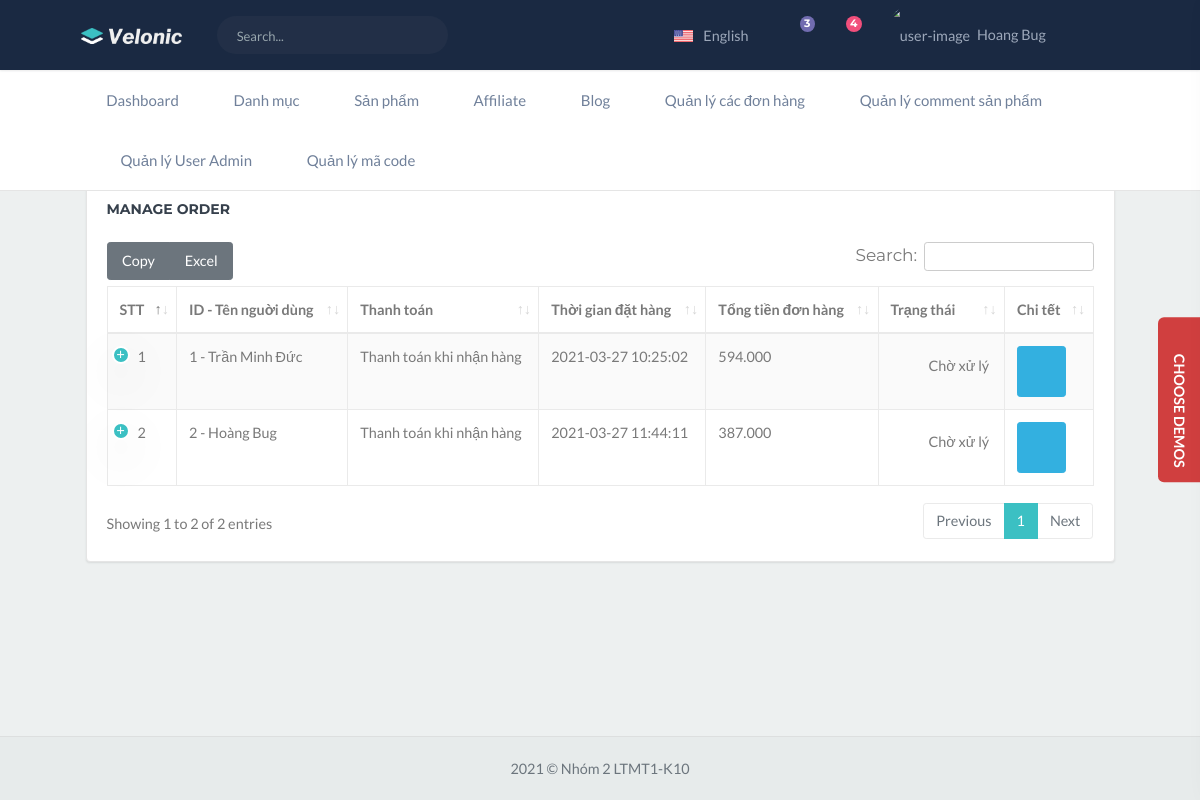
The page /admin/index.php?page=manage_orders&method=viewsManageOrders&status=1 (signed in) on the database its author committed.
### tables this page shows
CREATE TABLE `tbl_decentralization` (
  `id` int(11) NOT NULL,
  `title` varchar(250) NOT NULL,
  `decentralization` text NOT NULL,
  `status` tinyint(2) NOT NULL DEFAULT 1,
  `created_at` datetime NOT NULL DEFAULT current_timestamp(),
  `updated_at` datetime NOT NULL DEFAULT current_timestamp()
);

CREATE TABLE `tbl_orders` (
  `id` int(11) NOT NULL,
  `member_id` int(11) NOT NULL,
  `note` text DEFAULT NULL,
  `total_money` double NOT NULL COMMENT 'tổn tiền đơn hàng',
  `ship_method` tinyint(4) NOT NULL,
  `pay_method` tinyint(4) NOT NULL,
  `date_order` datetime NOT NULL DEFAULT current_timestamp(),
  `status` tinyint(2) NOT NULL DEFAULT 1 COMMENT 'mặc địh chờ xác nhận',
  `updated_at` datetime NOT NULL DEFAULT current_timestamp()
);

CREATE TABLE `tbl_member` (
  `id` int(11) NOT NULL,
  `name` varchar(150) NOT NULL,
  `avatar` varchar(150) NOT NULL,
  `email` varchar(150) NOT NULL,
  `phone` varchar(11) NOT NULL,
  `password` varchar(150) DEFAULT NULL,
  `address` varchar(150) NOT NULL,
  `point` double NOT NULL COMMENT 'Điểm tích lũy khi mua hàng',
  `status` tinyint(1) NOT NULL DEFAULT 1,
  `created_at` datetime NOT NULL DEFAULT current_timestamp(),
  `updated_at` datetime NOT NULL DEFAULT current_timestamp()
);

### config/myconfig.php (called while the page is built, shortened)
<?php
	class Connect
	{
		private $dns = "mysql:host=localhost;dbname=website_docongso";
		private $user = "root";
		private $pass = "";
		function __construct()
		{
			try{
				$this->pdo = new PDO($this->dns, $this->user, $this->pass);
				$this->pdo->query("SET NAMES utf8");
			}catch(PDOException $e){
				echo $e->getMessage();
				exit();
			}
		}
	}
?>

### admin/model/adminDecentralizationModel.php (called while the page is built, shortened)
<?php
    if(isset($useAjax)){
        include_once '../../../config/myconfig.php';
    }else{
    include_once '../config/myconfig.php';
    }
    class adminDecentralizationModel extends Connect
    {
        function __construct()
        {
            parent::__construct();
        }
        protected function selectDecentralization_m($user_id){
            $sql = "SELECT tbl_decentralization.id, tbl_decentralization.decentralization FROM tbl_decentralization_user, tbl_decentralization WHERE tbl_decentralization_user.decentralization_id = tbl_decentralization.id AND tbl_decentralization_user.user_id =:user_id";
            $result = $this->pdo->prepare($sql);
            $result->bindParam(":user_id", $user_id);
            $result->execute();
            return $result->fetchAll(PDO::FETCH_ASSOC);
        }
    }
?>

### admin/model/adminManageOrdersModel.php (called while the page is built, shortened)
<?php
if(isset($useAjax)){
    include_once '../../../config/myconfig.php';
}else{
    include_once '../config/myconfig.php';
}
class manageOrdersModel extends Connect{
    function __construct()
    {
        parent::__construct();
    }
    protected function selectOrderStatus_m($status){
        $sql = "SELECT tbl_orders.id, tbl_orders.member_id, tbl_orders.note, tbl_orders.total_money, tbl_orders.ship_method, tbl_orders.pay_method, tbl_orders.date_order, tbl_orders.status, tbl_orders.updated_at, tbl_member.name AS 'name_member' FROM tbl_orders, tbl_member WHERE tbl_orders.member_id = tbl_member.id AND tbl_orders.status =:status";
        $result = $this->pdo->prepare($sql);
        $result->bindParam(":status", $status);
        $result->execute();
        return $result->fetchAll(PDO::FETCH_ASSOC);
    }
}
?>

### admin/views/manage_orders/viewsManageOrders.php (the view, shortened to what this page needs)
<div class="row" style="margin-top: 50px;">
    <div class="col-12">
        <div class="card" id="databaseTable">
            <div class="card-body table-responsive" id="contentDatabase">
                <h4 class="m-t-0 header-title mb-4"><b>Manage Order</b></h4>
                <table id="datatable-buttons" class="table table-striped table-bordered dt-responsive nowrap" style="border-collapse: collapse; border-spacing: 0; width: 100%;">
                    <thead>
                        <tr>
                            <th>STT</th>
                            <th>ID - Tên nguời dùng</th>
                            <th>Thanh toán</th>
                            <th>Thời gian đặt hàng</th>
                            <th>Tổng tiền đơn hàng</th>
                            <th>Trạng thái</th>
                            <th>Chi tết</th>
                        </tr>
                    </thead>
                    <tbody>
                    <?php
                    $count = 1;
                    ?>
                        <?php
                if(isset($selectAllStatus) && !empty($selectAllStatus)){
                    foreach($selectAllStatus as $value){
                        ?>
                        <tr>
                            <td><?=$count++;?></td>
                            <td><?=$value['member_id'];?> - <?=$value['name_member'];?></td>
                            <td><?php if($value['pay_method'] == 2){echo "Shop xu";}elseif($value['pay_method'] == 3){echo "Ví AirPay";}elseif($value['pay_method'] == 4){echo "Thẻ tín dụng/ Ghi nợ";}else{echo "Thanh toán khi nhận hàng";}?></td>
                            <td><?=$value['date_order'];?></td>
                            <td><?=number_format($value['total_money'], 0, '', '.');?></td>
                            <td><?php if (($value['status']) == 1) {
                                        echo "<i class='ion ion-md-close-circle' style='color: red;font-size: 23px; padding: 10px; vertical-align: middle;'></i>Chờ xử lý";
                                    } elseif (($value['status']) == 2) {
                                        echo "<i class='ion ion-md-close-circle' style='color: lime;font-size: 23px; padding: 10px; vertical-align: middle;'></i>Đã hủy";
                                    }elseif (($value['status']) == 3) {
                                        echo "<i class='ion ion-md-checkmark-circle' style='color: lime;font-size: 23px; padding: 10px; vertical-align: middle;'></i>Đã xác nhận";
                                    }elseif (($value['status']) == 4) {
                                        echo "<i class='ion ion-md-checkmark-circle' style='color: lime;font-size: 23px; padding: 10px; vertical-align: middle;'></i>Chưa giao hàng";
                                    }elseif (($value['status']) == 5) {
                                        echo "<i class='ion ion-md-checkmark-circle' style='color: lime;font-size: 23px; padding: 10px; vertical-align: middle;'></i>Đang giao hàng";
                                    }elseif (($value['status']) == 6) {
                                        echo "<i class='ion ion-md-checkmark-circle' style='color: lime;font-size: 23px; padding: 10px; vertical-align: middle;'></i>Đã giao hàng";
                                    }elseif (($value['status']) == 7) {
                                        echo "<i class='ion ion-md-checkmark-circle' style='color: lime;font-size: 23px; padding: 10px; vertical-align: middle;'></i>Hoàn tất";
                                    }?></td>
                            <td><button type="button" class="btn btn-info viewManageOrder"  data-toggle="modal" data-target="#viewManageOrder" orders_id="<?=$value['id']?>" style="font-size: 23px;"><i class="ion-md-eye"></i></button></td>
                        </tr>
                        <?php
                    }
                }
                        ?>
                    </tbody>
                </table>
            </div>
        </div>
    </div>
</div>

### admin/views/layout/header.php (shortened to what this page needs)
<div class="navbar-custom">
    <div class="container-fluid">
        <ul class="list-unstyled topnav-menu float-right mb-0">
            <li class="dropdown d-none d-lg-block">
                <a class="nav-link dropdown-toggle mr-0 waves-effect waves-light" data-toggle="dropdown" href="#" role="button" aria-haspopup="false" aria-expanded="false">
                    <img src="assets\images\flags\us.jpg" alt="user-image" class="mr-2" height="12"> <span class="align-middle">English <i class="mdi mdi-chevron-down"></i> </span>
                </a>
            </li>
            <li class="dropdown notification-list">
                <a class="nav-link dropdown-toggle waves-effect waves-light" data-toggle="dropdown" href="#" role="button" aria-haspopup="false" aria-expanded="false">
                    <i class="mdi mdi-email-outline noti-icon"></i>
                    <span class="badge badge-purple rounded-circle noti-icon-badge">3</span>
                </a>
            </li>
            <li class="dropdown notification-list">
                <a class="nav-link dropdown-toggle  waves-effect waves-light" data-toggle="dropdown" href="#" role="button" aria-haspopup="false" aria-expanded="false">
                    <i class="mdi mdi-bell-outline noti-icon"></i>
                    <span class="badge badge-pink rounded-circle noti-icon-badge">4</span>
                </a>
            </li>
            <li class="dropdown notification-list">
                <a class="nav-link dropdown-toggle nav-user mr-0 waves-effect waves-light" data-toggle="dropdown" href="#" role="button" aria-haspopup="false" aria-expanded="false">
                    <img src="assets/images/users/<?php if (isset($_COOKIE['avatarUser'])) {
                                                        echo $_COOKIE['avatarUser'];
                                                    } ?>" alt="user-image" class="rounded-circle">
                    <span class="pro-user-name ml-1">
                        <?php if (isset($_COOKIE['nameUser'])) {
                            echo $_COOKIE['nameUser'];
                        } ?> <i class="mdi mdi-chevron-down"></i>
                    </span>
                </a>
            </li>
            <li class="dropdown notification-list">
                <a href="javascript:void(0);" class="nav-link right-bar-toggle waves-effect waves-light">
                    <i class="mdi mdi-settings-outline noti-icon"></i>
                </a>
            </li>
        </ul>
        <div class="logo-box">
            <a href="index.php" class="logo text-center logo-light">
                <span class="logo-lg">
                    <img src="assets\images\logo-light.png" alt="" height="16">
                </span>
            </a>
        </div>
        <?php if(!empty($selectDecen)){
            foreach($selectDecen as $value){
                if($value['id'] == 7){ ?>
            <ul class="list-unstyled topnav-menu topnav-menu-left m-0">
                <li class="d-none d-sm-block">
                    <form class="app-search" action="" method="GET">
                        <div class="app-search-box">
                            <div class="input-group">
                                <input type="text" class="form-control" name="search" id="search" placeholder="Search...">
                                <div class="input-group-append">
                                    <button class="btn" type="submit">
                                        <i class="fas fa-search"></i>
                                    </button>
                                </div>
                            </div>
                        </div>
                    </form>
                </li>
            </ul>
        <?php }
            }
        }?>
        <div class="clearfix"></div>
    </div>
</div>
<div class="topbar-menu">
    <div class="container-fluid">
        <div id="navigation">
            <ul class="navigation-menu">
                <li class="has-submenu">
                    <a href="#"> <i class="ion-md-speedometer"></i> Dashboard </a>
                </li>
                <?php if(!empty($selectDecen)){
                    foreach($selectDecen as $value){
                        echo $value["decentralization"];
                    }
                } ?>
            </ul>
            <div class="clearfix"></div>
        </div>
    </div>
</div>

### rows shown on the page
tbl_decentralization: decentralization "Quản lý User Admin"
tbl_decentralization: decentralization "Danh mục"
tbl_decentralization: decentralization "Sản phẩm"
tbl_decentralization: decentralization "Affiliate"
tbl_decentralization: decentralization "Blog"
tbl_decentralization: decentralization "Quản lý các đơn hàng"
tbl_decentralization: decentralization "Quản lý comment sản phẩm"
tbl_decentralization: decentralization "Quản lý mã code"
tbl_orders: member "1", member.name "Trần Minh Đức", pay_method "Thanh toán khi nhận hàng", date_order "2021-03-27 10:25:02", total_money "594.000", status 1 (drawn)
tbl_orders: member "2", member.name "Hoàng Bug", pay_method "Thanh toán khi nhận hàng", date_order "2021-03-27 11:44:11", total_money "387.000", status 1 (drawn)

### other values the page prints
$_COOKIE['nameUser'] "Hoang Bug"
